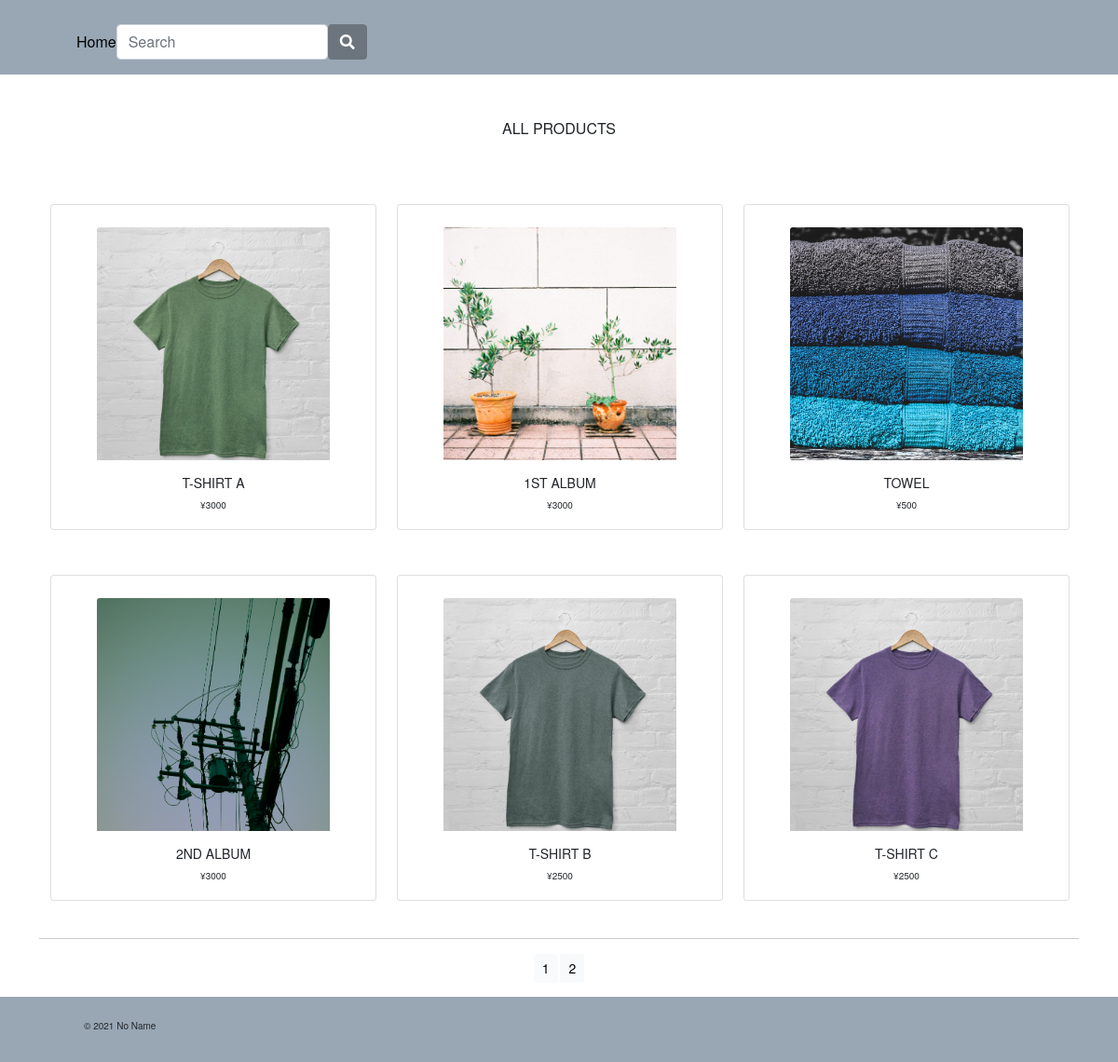
The app's page /shop/ with its own data.
### shop/models.py (models this page shows, shortened)
class Product(models.Model):
    name = models.CharField(max_length=250, unique=True)
    slug = models.SlugField(max_length=250, unique=True)
    description = models.TextField(blank=True)
    category = models.ForeignKey(Category, on_delete=models.CASCADE)
    price = models.DecimalField(max_digits=10, decimal_places=0)
    image = models.ImageField(upload_to='product', blank=True)
    stock = models.IntegerField()
    available = models.BooleanField(default=True)
    created = models.DateTimeField(auto_now_add=True)
    updated = models.DateTimeField(auto_now=True)
    def get_url(self):
        return reverse('shop:ProdCatDetail', args=[self.category.slug, self.slug])

### shop/views.py (the view)
# urls.py: path('', views.allProdCat, name='allProdCat'),
def allProdCat(request, c_slug=None):
    c_page = None
    products_list = None
    if c_slug != None:
        c_page = get_object_or_404(Category, slug=c_slug)
        products_list = Product.objects.filter(category=c_page)
    else:
        products_list = Product.objects.all()
    paginator = Paginator(products_list, 6)
    try:
        page = int(request.GET.get('page','1'))
    except:
        page = 1
    try:
        products = paginator.page(page)
    except (EmptyPage, InvalidPage):
        products = paginator.page(paginator.num_pags)
    return render(request, 'shop/category.html', {'category': c_page, 'products': products})

### cart/context_processors.py (called while the page is built)
def counter(request):
    item_count = 0
    if 'admin' in request.path:
        return {}
    else:
        try:
            cart = Cart.objects.filter(cart_id=_cart_id(request))
            cart_items = CartItem.objects.all().filter(cart=cart[:1])
            for cart_item in cart_items:
                item_count += cart_item.quantity
        except Cart.DoesNotExist:
            item_count = 0
    return dict(item_count = item_count)

### cart/views.py (called while the page is built)
def _cart_id(request):
    cart = request.session.session_key
    if not cart:
        cart = request.session.create()
    return cart

### shop/context_processors.py (called while the page is built)
def menu_links(request):
    links = Category.objects.all()
    return dict(links=links)

### shop/templates/shop/category.html (shortened to what this page needs)
{% extends "base.html" %}
{% load static %}
{% block content %}
    {% if category %}
    <div>
        <h1 class="text-center my_title">{{category.name}}</h1>
    </div>
    {% else %}
    <div>
        <h1 class="text-center my_title my-5">All Products</h1>
    </div>
    {% endif %}
    <div class="container">
        <div class="row mx-auto ">
            {% for product in products.object_list  %}
            <div class=" col-9 col-sm-12 col-md-4 col-md-12 col-lg-4">
                <div class="card text-center my-4" >
                    <a href="{{product.get_url}}"><img class="card-img-top my_image mt-4" src="{{product.image.url}}" alt="{{product.name}}"></a>
                    <div class="card-body">
                        <h4>{{product.name}}</h4>
                        <p>¥{{product.price}}</p>
                    </div>
                </div>
            </div>
            {% endfor %}
        </div>
        <div class="mx-auto text-center ">
            {% if products.paginator.num_pages > 1 %}
              <hr>
              <div class="text-cente">
                  {% for pg in products.paginator.page_range %}
                  <a href="?page={{pg}}" class="btn btn-light btn-sm {% if products.number == pg %}active{% endif %}">{{pg}}</a>
                  {% endfor %}
              </div>
            {% endif %}
        </div>
        <br>
    </div>
{% endblock %}

### shop/templates/base.html (shortened to what this page needs)
{% load static %}
<!DOCTYPE html>
<html lang="ja">
  <head>
    <link href="https://cdn.jsdelivr.net/npm/bootstrap@5.0.0-beta2/dist/css/bootstrap.min.css" rel="stylesheet">
     <link rel="stylesheet" href="{% static 'css/style.css' %}">
     <link href="https://use.fontawesome.com/releases/v5.15.1/css/all.css" rel="stylesheet">
  </head>
<body>
        {% include 'shop/navbar.html' %}
        {% block content %}
        {% endblock %}
        {% include 'shop/footer.html' %}
</body>
</html>

### shop/templates/shop/navbar.html (shortened to what this page needs)
<nav class="navbar  ">
  <ul class="d-flex">
      <li class="nav-item home"><a class="home_a" href="{% url 'shop:allProdCat' %}">Home</a> </li>
  <form class="my-lg-0 ml-auto  d-flex"  action="{% url 'search:searchResult' %}" method="get">
      <input class="form-control mr-sm-2 " type="search" placeholder="Search" aria-label="Search" name="q">
      <button class="btn btn-secondary my-2 my-sm-0 " type="submit"><i class="fas fa-search"></i></button>
    </form>
    </ul>
</nav>

### shop/templates/shop/footer.html
<footer >
  <div class="footer-container mx-auto text-black  ">
       <p class="copyright mt-4 ">
       © 2021 No Name
       </p>
 </div>
</footer>

### static/css/style.css (style rules this page uses)
*,*::before,*::after { box-sizing: border-box; }
html { width: 100%; position: relative; min-height: 100%; }
body { font-family: "Helvetica Neue",Arial,"Hiragino Kaku Gothic ProN","Hiragino Sans",Meiryo,sans-serif; font-size: 62.5%; padding-bottom: 70px; }
img { object-fit: cover; }
a:link,a:visited,a:hover, a:active { text-decoration: none; color: black; }
ul { list-style: none; margin: 0; padding-top: 10px; }
footer { width: 100%; height: 70px; position: absolute; bottom: 0; background-color: #99a7b5; }
.footer-container { width: 85%; }
.navbar { height: 80px; font-size: 1rem; width: 100%; background-color: #99a7b5; }
.navbar ul { margin-left: 50px; }
.home { padding-top: 7px; color: white; }
form { margin-left: auto; }
.my_title { font-size: 16px; text-transform: uppercase; }
.card { width: 350px; height: 350px; }
.card-body h4 { font-size: 14px; text-transform: uppercase; }
.card-img-top { width: 250px; height: 250px; }

### records on screen
Product: image (picture), name "T-SHIRT A", price "3000"
Product: image (picture), name "1ST ALBUM", price "3000"
Product: image (picture), name "TOWEL", price "500"
Product: image (picture), name "2ND ALBUM", price "3000"
Product: image (picture), name "T-SHIRT B", price "2500"
Product: image (picture), name "T-SHIRT C", price "2500"

### other values on screen
{{ pg }} "1" "2"
